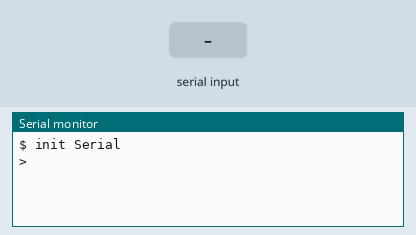
Bench run of a sketch on a simulated Arduino Uno, built with avr-gcc and run on an emulated ATmega328P. Parts: the last lines printed to the serial monitor. The test bench sets the inputs (shaded band).

Above: at 1.2 s.
1.3 s: "hello\n" received over Serial
At 1.9 s:
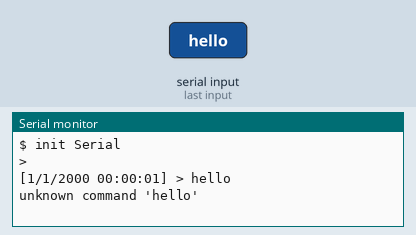
2.8 s: "echo\n" received over Serial
At 4.0 s:
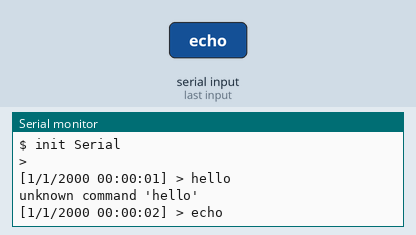
4.3 s: "version\n" received over Serial
At 5.5 s:
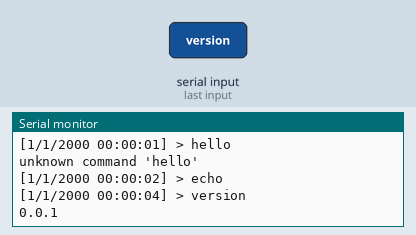
5.8 s: "clear\n" received over Serial
At 7.0 s:
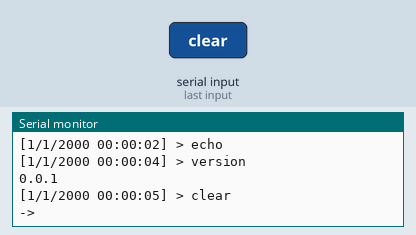
7.3 s: "1\n" received over Serial
At 8.6 s:
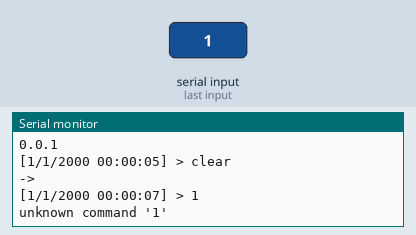

The sketch:

so.ino
```cpp
#include <Arduino.h>
#include <avr/io.h>
#include <avr/interrupt.h>

#include <string.h>

// #include "drivers/lcd/lcd.h"
#include "include/io/serial.h"
#include "include/shell/shell.h"

volatile unsigned long clock_count = 0;

ISR(TIMER1_OVF_vect)                              //interrupção do TIMER1
{
  TCNT1 = 0xC2F7;                                 // Renicia TIMER
  clock_count++;
}

void init_timer() {
  // Configuração do timer1
  TCCR1A = 0;                        //confira timer para operação normal pinos OC1A e OC1B desconectados
  TCCR1B = 0;                        //limpa registrador
  TCCR1B |= (1<<CS10)|(1 << CS12);   // configura prescaler para 1024: CS12 = 1 e CS10 = 1

  TCNT1 = 0xC2F7;                    // incia timer com valor para que estouro ocorra em 1 segundo
                                     // 65536-(16MHz/1024/1Hz) = 49911 = 0xC2F7

  TIMSK1 |= (1 << TOIE1);           // habilita a interrupção do TIMER1
}

void setup()
{
  init_timer();
  serial_init();
  shell_init();
  // lcd_init();
}

void loop()
{
  if (Serial.available())
  {
    String input_string = Serial.readStringUntil('\n');
    char *input = (char *)input_string.c_str();
    shell(input, clock_count);
  }
}
```

common.h
```cpp
#ifndef COMMON_H
#define COMMON_H

#define VERSION_STR "0.0.1"

#endif
```

serial.h
```cpp
#ifndef SERIAL_H
#define SERIAL_H

// Declarações de funções para a interface Serial
void serial_init(void);
int serial_read(char *buf, int len);
int serial_write(char *buf, int len);
void serial_print(const char buf[]);
void serial_println(const char buf[]);
void serial_clear();

#endif // SERIAL_H
```

kernel.h
```cpp
#ifndef KERNEL_H
#define KERNEL_H

// Declaração de funções para o kernel
int run_command(char *command);

#endif // KERNEL_H
```

shell.h
```cpp
void shell_init();
void shell(char *input, volatile unsigned long clock_count);
```

serial.cpp
```cpp
#include <Arduino.h>
#include "../../include/io/serial.h"

// // Implementação das funções da interface Serial
void serial_init(void)
{
  // Inicializa a interface Serial
  Serial.begin(9600);
  Serial.print("$ init Serial\n");
}

int serial_read(char *buf, int len)
{
  // Lê dados da interface Serial e os armazena em buf
  int n = Serial.readBytes(buf, len);
  return n;
}

int serial_write(char *buf, int len)
{
  // Envia dados para a interface Serial a partir de buf
  int n = Serial.write(buf, len);
  return n;
}

void serial_print(const char buf[])
{
  // Envia dados para a interface Serial a partir de buf
  Serial.print(buf);
}

void serial_println(const char buf[])
{
  // Envia dados para a interface Serial a partir de buf
  Serial.println(buf);
}

void serial_clear()
{
  // Limpa a interface Serial
  Serial.flush();

  // Envia uma quantidade suficiente de caracteres de espaço em branco para "sobrepor" os caracteres existentes na tela
  for (int i = 0; i < 25; i++)
  {
    Serial.println("");
  }

  // Reposiciona o cursor na primeira posição da tela
  Serial.println("\r->");
}
```

kernel.c
```cpp
#include <string.h>
#include "../../include/kernel/kernel.h"

// Implementação das funções do kernel
int run_command(char *command)
{
  // Executa o comando especificado e retorna o resultado
  if (strcmp(command, "hello") == 0)
  {
    // serial_write("Hello, world!\n", 14);
    return 0;
  }
  else if (strcmp(command, "echo") == 0)
  {
    char buf[128];
    // int n = serial_read(buf, 128);
    // serial_write(buf, n);
    return 0;
  }
  else
  {
    // serial_write("Unknown command\n", 16);
    return 1;
  }
}
```

clear.cpp
```cpp
#include "../../../../include/io/serial.h"

void clear()
{
  serial_clear();
}
```

clear.h
```cpp
void clear();
```

echo.cpp
```cpp
#include <string.h>
#include "../../../../include/io/serial.h"

void echo(char *buff[])
{
  int i = 0;
  char str[1000] = ""; // inicializa uma string vazia
  while (buff[i] != NULL)
  {                       // enquanto o elemento atual não for NULL
    strcat(str, buff[i]); // concatena o elemento atual na string
    strcat(str, " ");     // concatena um espaço
    i++;                  // avança para o próximo elemento
  }

  serial_println(str);
}
```

echo.h
```cpp
void echo(char *buff[]);
```

version.cpp
```cpp
#include "../../../../include/common/common.h"
#include "../../../../include/io/serial.h"

void version()
{
  serial_println(VERSION_STR);
}
```

version.h
```cpp
void version();
```

shell.cpp
```cpp
#include <Arduino.h>
#include <string.h>
#include <time.h>

#include "../../include/shell/shell.h"
#include "../../include/io/serial.h"
#include "../../include/common/common.h"

#include "commands/version/version.h"
#include "commands/clear/clear.h"
#include "commands/echo/echo.h"

const int MAX_BUFFER = 5;
const char *DELIMITER = " ";
char DEFAULT_MESSAGE[] = "> ",
     UNKNOWN_COMMAND_MESSAGE[] = "unknown command";

int handleInput(char *input, char *buffer[], char *args[], char *command);
void toDate(unsigned long timestamp, char *date);

void shell_init()
{
  serial_println(DEFAULT_MESSAGE);
}

void shell(char *input, volatile unsigned long clock_count)
{
  char date[20];
  toDate(clock_count, date);

  serial_println("");
  serial_print("[");
  serial_print(date);
  serial_print("] ");
  serial_print(DEFAULT_MESSAGE);
  serial_println(input);

  char *buffer[MAX_BUFFER] = {}, *args[MAX_BUFFER - 1] = {}, command[32] = "";
  int buffer_size = handleInput(input, buffer, args, command);

  if (strcmp(command, "version") == 0)
  {
    version();
  }
  else if (strcmp(command, "clear") == 0)
  {
    clear();
  }
  else if (strcmp(command, "echo") == 0)
  {
    echo(args);
  }
  else
  {
    serial_print(UNKNOWN_COMMAND_MESSAGE);
    serial_print(" ");
    serial_print("'");
    serial_print(command);
    serial_println("'");
  }
}

int handleInput(char *input, char *buffer[], char *args[], char *command)
{
  char *token = strtok(input, DELIMITER);
  int i = 0;
  while (token != NULL && i < MAX_BUFFER)
  {
    if (i > 0)
    {
      args[i - 1] = token;
    }

    buffer[i++] = token;
    token = strtok(NULL, DELIMITER);
  }

  strcpy(command, buffer[0]);

  return i;
}

void toDate(unsigned long timestamp, char *date) {
  time_t t = (time_t)timestamp;  // Converte o timestamp para o tipo time_t
  struct tm *tm = localtime(&t);  // Obtém a estrutura tm com a data e hora correntes

  // Gera a string no formato "d/m/Y H:m:s" usando a estrutura tm
  sprintf(date, "%d/%d/%d %02d:%02d:%02d", tm->tm_mday, tm->tm_mon + 1, tm->tm_year + 1900, tm->tm_hour, tm->tm_min, tm->tm_sec);
}
```

Measured:
- after the input at 1.3 s, the serial monitor: prints a new line at once (image 1)
- after the input at 2.8 s, the serial monitor: prints a new line at once (image 2)
- after the input at 4.3 s, the serial monitor: prints a new line at once (image 3)
- after the input at 5.8 s, the serial monitor: prints a new line at once (image 4)
- after the input at 7.3 s, the serial monitor: prints a new line at once (image 5)
